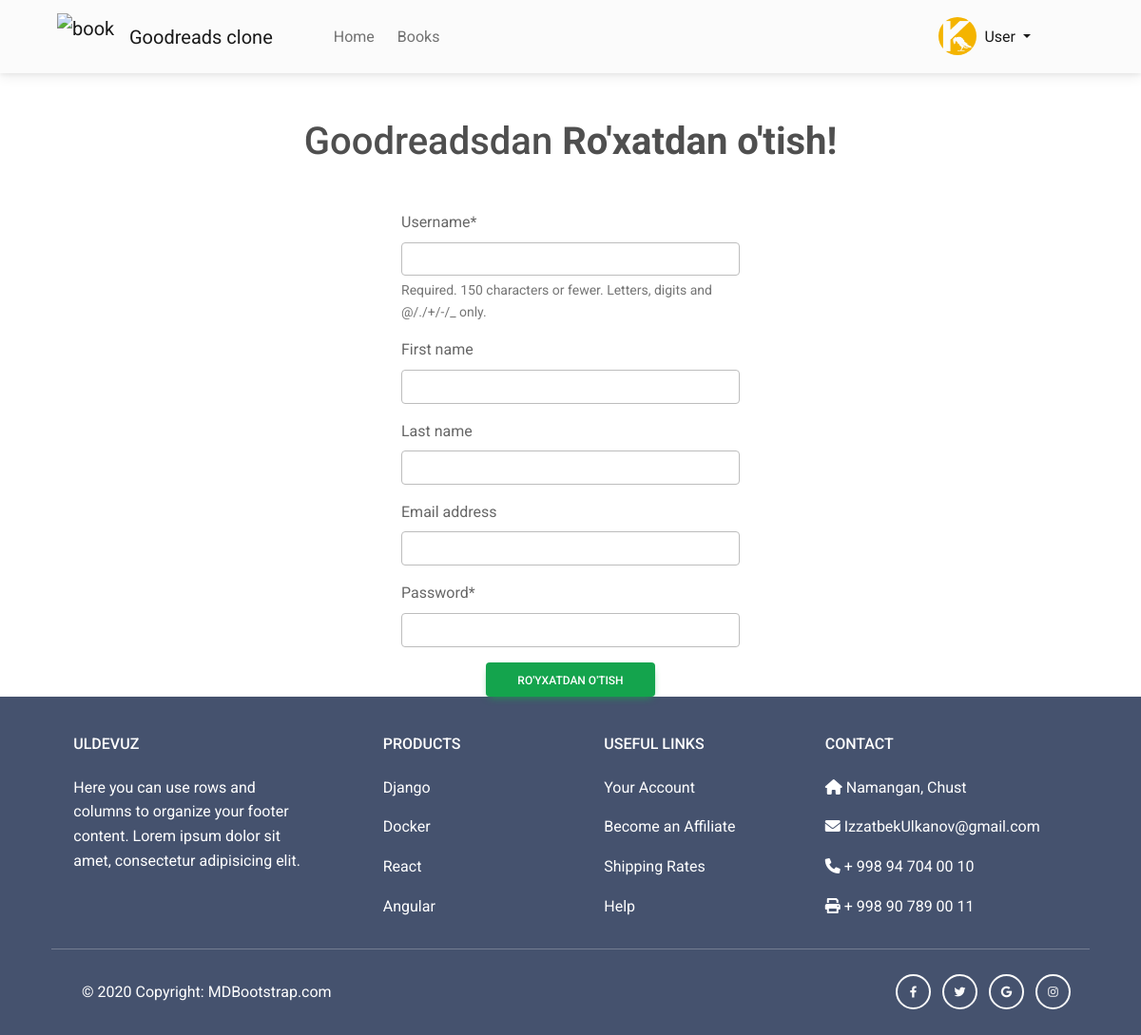
Screenshot of /users/register/ (signed in) with the database file from the repository.
### users/models.py (models this page shows)
class CustomUser(AbstractUser):
    profile_picture = models.ImageField(default='default_profile_pic.png')

### users/views.py (the view, shortened to what this page needs)
# urls.py: path('register/', RegisterView.as_view(), name = 'register'),
class RegisterView(View):
    def get(self, request):
        create_form = UserCreateForm()
        context = {
            'form':create_form
        }
        return render(request, 'users/register.html', context)

### users/forms.py (shortened to what this page needs)
class UserCreateForm(forms.ModelForm):
    class Meta:
        model = CustomUser
        fields = ('username', 'first_name', 'last_name', 'email', 'password',)

### users/templates/users/register.html (shortened to what this page needs)
{% extends 'base.html' %}
{% load crispy_forms_tags %}
{% block content %}
<h1 class="text-center my-5">Goodreadsdan <span class="fw-bold">Ro'xatdan o'tish!</span></h1>
<div class="row justify-content-center">
    <div class="col-4">
        <form method="POST" action="{% url 'users:register' %}">
            {{ form | crispy }}
            <div class="d-grid gap-2 col-6 mx-auto">
                <button class="btn btn-success" type="submit">Ro'yxatdan o'tish</button>
            </div>
        </form>
    </div>
</div>
{% endblock content %}

### templates/header.html (shortened to what this page needs)
<nav class="navbar navbar-expand-lg navbar-light bg-light">
  <div class="container-fluid">
    <img width="60" height="60" class="navbar-brand ms-5"src="https://img.icons8.com/3d-fluency/94/book-shelf.png" alt="book-shelf"/>
    <a class="navbar-brand me-5" href="{% url 'landing_page' %}">Goodreads clone</a>
    <div class="collapse navbar-collapse" id="navbarSupportedContent">
      <ul class="navbar-nav me-auto mb-2 mb-lg-0">
        <li class="nav-item">
            <a class="nav-link mx-2 {% if request.path == home_page_url %} active {% endif %}" aria-current="page" href="{{ home_page_url }}">Home</a>
        </li>
        <li class="nav-item">
          <a class="nav-link {% if request.path == books_list_url %} active {% endif %}" aria-current="page" href="{{ books_list_url }}">Books</a>
        </li>
      </ul>
    <div class="mx-5 d-flex">
      {% if request.user.is_authenticated %}
        <img class="profile_pic_admin mt-2 mt-lg-0 header_image" src="{{ user.profile_picture.url }}" alt="{{ user.profile_picture.name }} ">
        <ul class="navbar-nav me-5 d-block">
          <li class="nav-item dropdown">
               <a class="nav-link dropdown-toggle active" href="#" id="navbarDropdown" role="button" data-bs-toggle="dropdown" aria-expanded="false">
                {{ request.user.username.title }}
              </a>
          </li>
        </ul>
      {% else %}
        <div class="me-5">
          <a class="btn btn-outline-primary" href="{% url 'users:login' %}">Kirish</a>
          <a class="btn btn-outline-success" href="{% url 'users:register' %}">Ro'yxatdan o'tish</a>
        </div>
      {% endif %}
    </div>
    </div>
  </div>
</nav>

### static/css/main.css (style rules this page uses)
.profile_pic_admin { width: 40px; height: 40px; border-radius: 50%; }
.d-flex, .d-inline-flex, .media, .media>:not(.media-body), .jumbotron, .card { -ms-flex-negative: 1; flex-shrink: 1; }

### rows the page displays
CustomUser: profile_picture (picture), user.username "User"
